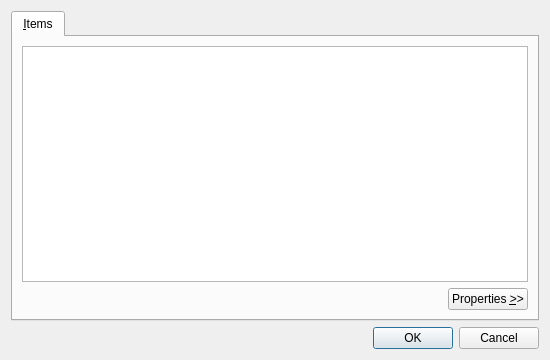
<ui version="4.0" >
 <comment>*********************************************************************
**
** Copyright (C) 2014 Digia Plc and/or its subsidiary(-ies).
** Contact: http://www.qt-project.org/legal
**
** This file is part of the Qt Designer of the Qt Toolkit.
**
** $QT_BEGIN_LICENSE:LGPL21$
** Commercial License Usage
** Licensees holding valid commercial Qt licenses may use this file in
** accordance with the commercial license agreement provided with the
** Software or, alternatively, in accordance with the terms contained in
** a written agreement between you and Digia. For licensing terms and
** conditions see http://qt.digia.com/licensing. For further information
** use the contact form at http://qt.digia.com/contact-us.
**
** GNU Lesser General Public License Usage
** Alternatively, this file may be used under the terms of the GNU Lesser
** General Public License version 2.1 or version 3 as published by the Free
** Software Foundation and appearing in the file LICENSE.LGPLv21 and
** LICENSE.LGPLv3 included in the packaging of this file. Please review the
** following information to ensure the GNU Lesser General Public License
** requirements will be met: https://www.gnu.org/licenses/lgpl.html and
** http://www.gnu.org/licenses/old-licenses/lgpl-2.1.html.
**
** In addition, as a special exception, Digia gives you certain additional
** rights. These rights are described in the Digia Qt LGPL Exception
** version 1.1, included in the file LGPL_EXCEPTION.txt in this package.
**
** $QT_END_LICENSE$
**
*********************************************************************</comment>
 <class>qdesigner_internal::TableWidgetEditor</class>
 <widget class="QDialog" name="qdesigner_internal::TableWidgetEditor" >
  <property name="geometry" >
   <rect>
    <x>0</x>
    <y>0</y>
    <width>550</width>
    <height>360</height>
   </rect>
  </property>
  <property name="windowTitle" >
   <string>Edit Table Widget</string>
  </property>
  <layout class="QVBoxLayout" name="verticalLayout" >
   <item>
    <widget class="QTabWidget" name="tabWidget" >
     <property name="currentIndex" >
      <number>0</number>
     </property>
     <widget class="QWidget" name="itemsTab" >
      <attribute name="title" >
       <string>&amp;Items</string>
      </attribute>
      <layout class="QVBoxLayout" name="verticalLayout_2" >
       <item>
        <widget class="QWidget" native="1" name="widget" >
         <layout class="QVBoxLayout" name="verticalLayout_3" >
          <property name="margin" >
           <number>0</number>
          </property>
          <item>
           <widget class="QTableWidget" name="tableWidget" >
            <property name="toolTip" >
             <string>Table Items</string>
            </property>
           </widget>
          </item>
          <item>
           <layout class="QHBoxLayout" name="buttonsLayout" >
            <item>
             <spacer name="horizontalSpacer" >
              <property name="orientation" >
               <enum>Qt::Horizontal</enum>
              </property>
              <property name="sizeHint" stdset="0" >
               <size>
                <width>40</width>
                <height>20</height>
               </size>
              </property>
             </spacer>
            </item>
            <item>
             <widget class="QPushButton" name="showPropertiesButton" >
              <property name="text" >
               <string>Properties &amp;>></string>
              </property>
             </widget>
            </item>
           </layout>
          </item>
         </layout>
        </widget>
       </item>
      </layout>
     </widget>
    </widget>
   </item>
   <item>
    <widget class="QDialogButtonBox" name="buttonBox" >
     <property name="orientation" >
      <enum>Qt::Horizontal</enum>
     </property>
     <property name="standardButtons" >
      <set>QDialogButtonBox::Cancel|QDialogButtonBox::Ok</set>
     </property>
    </widget>
   </item>
  </layout>
 </widget>
 <resources/>
 <connections>
  <connection>
   <sender>buttonBox</sender>
   <signal>accepted()</signal>
   <receiver>qdesigner_internal::TableWidgetEditor</receiver>
   <slot>accept()</slot>
   <hints>
    <hint type="sourcelabel" >
     <x>431</x>
     <y>351</y>
    </hint>
    <hint type="destinationlabel" >
     <x>373</x>
     <y>362</y>
    </hint>
   </hints>
  </connection>
  <connection>
   <sender>buttonBox</sender>
   <signal>rejected()</signal>
   <receiver>qdesigner_internal::TableWidgetEditor</receiver>
   <slot>reject()</slot>
   <hints>
    <hint type="sourcelabel" >
     <x>547</x>
     <y>354</y>
    </hint>
    <hint type="destinationlabel" >
     <x>562</x>
     <y>362</y>
    </hint>
   </hints>
  </connection>
 </connections>
</ui>
